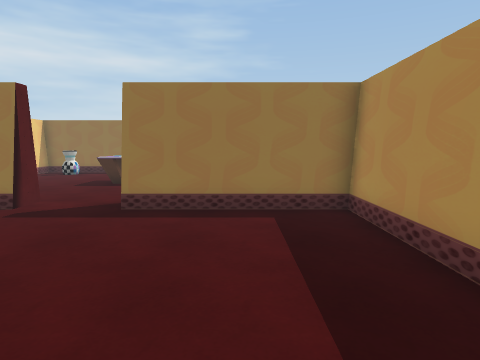
view 1 (above)

22 first-person views from a walk through a 3-D level made in the Unity game engine. The camera is 1.5 m above the floor, tilts 6° down and sees 75° across. Doors are open. The floor is counted in squares, 1 m on a side. Each view is taken from the middle of a square. On the plan, view 1 faces up. The plan holds only what a view shows up to about 15 squares ahead; the rest is blank. Some animated figures are left out. Some surface patterns are stand-ins.

view 2
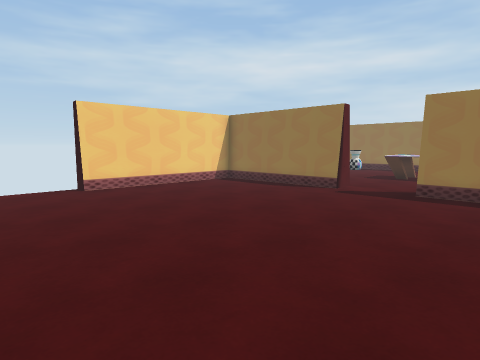

view 3
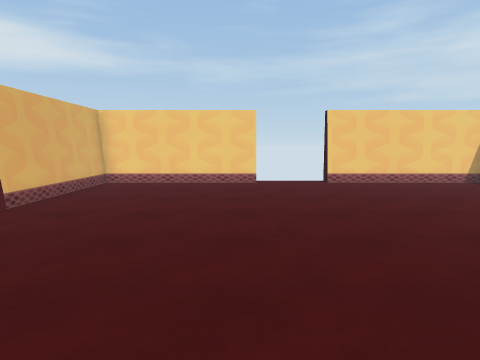

view 4
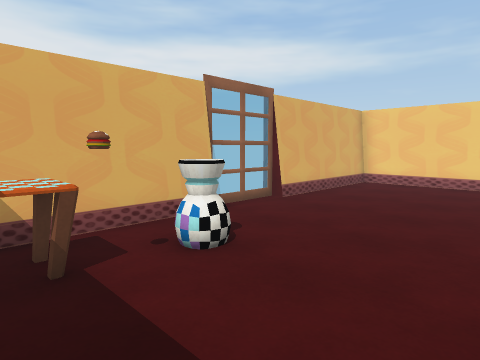

view 5
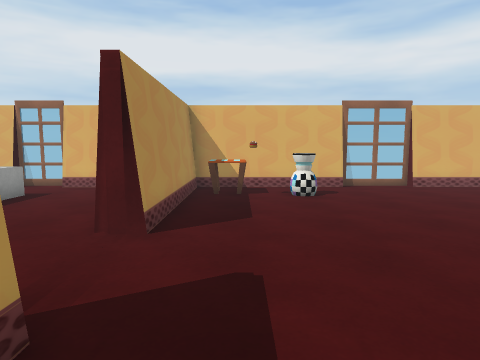

view 6
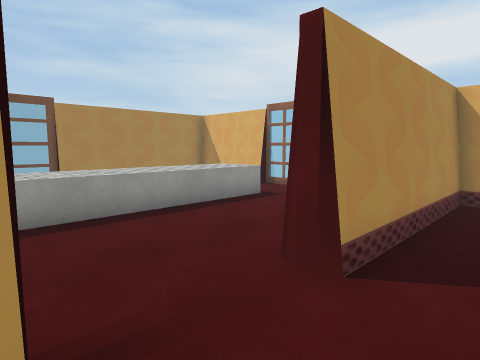

view 7
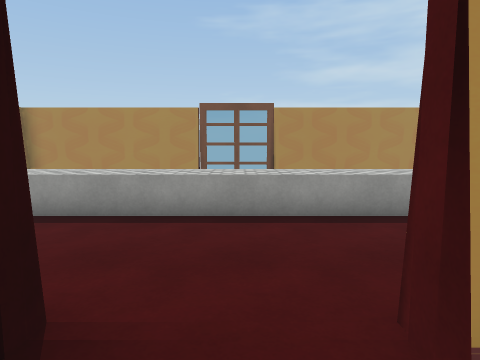

view 8
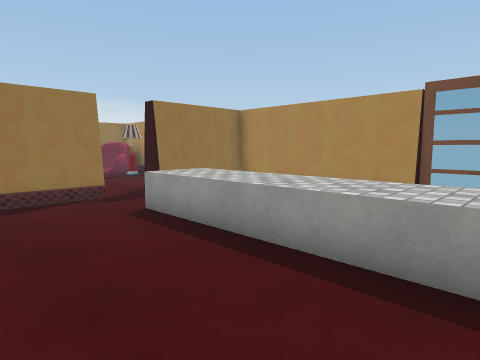

view 9
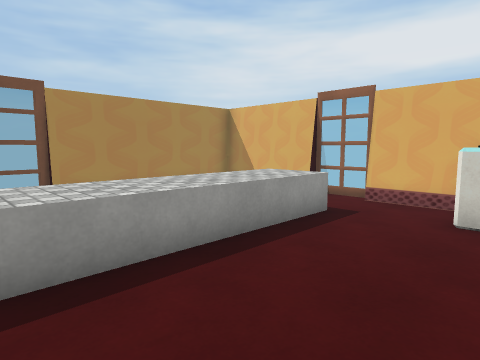

view 10
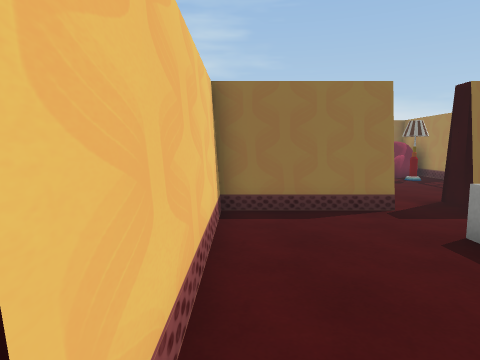

view 11
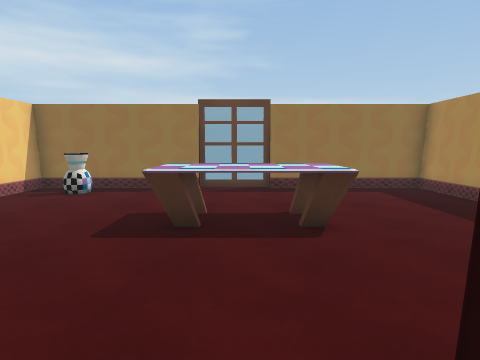

view 12
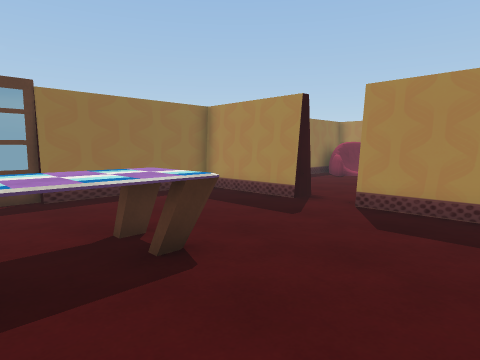

view 13
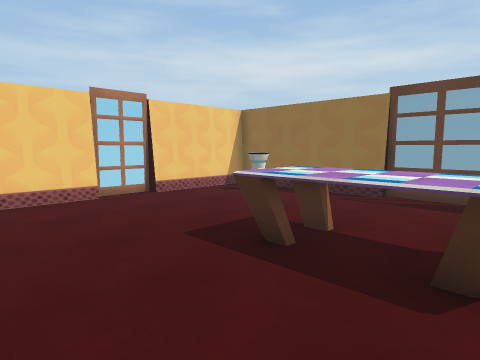

view 14
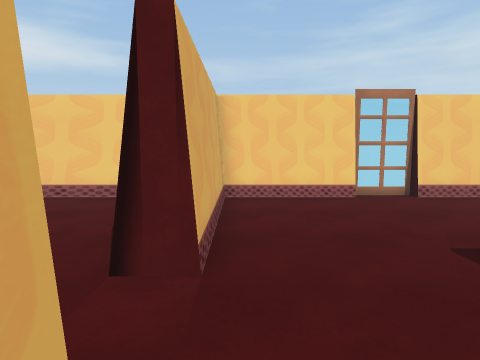

view 15
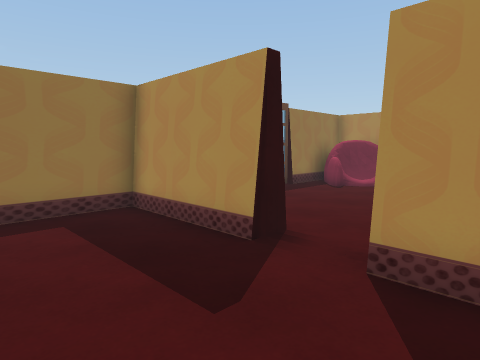

view 16
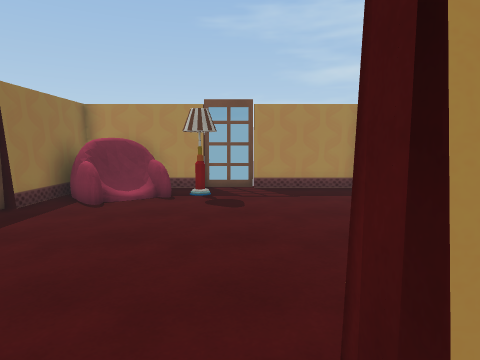

view 17
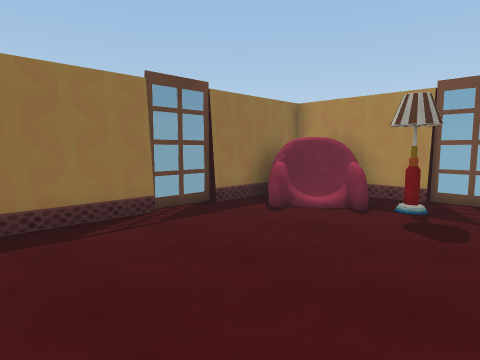

view 18
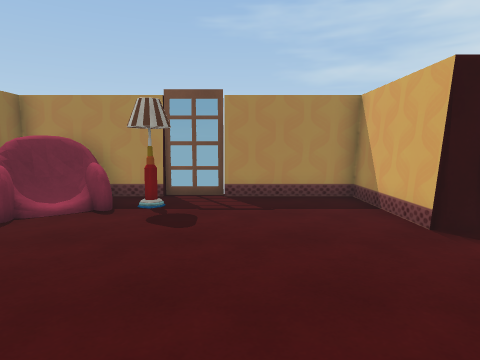

view 19
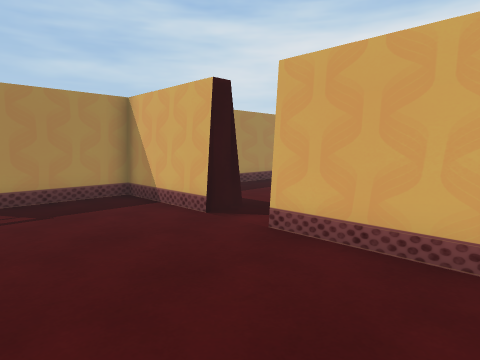

view 20
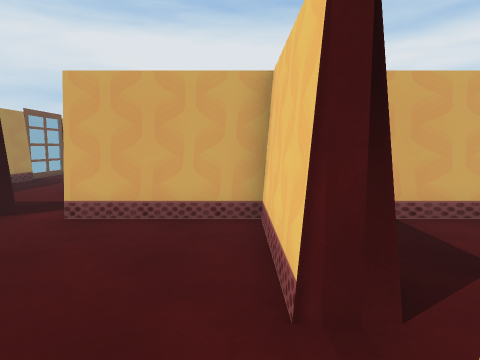

view 21
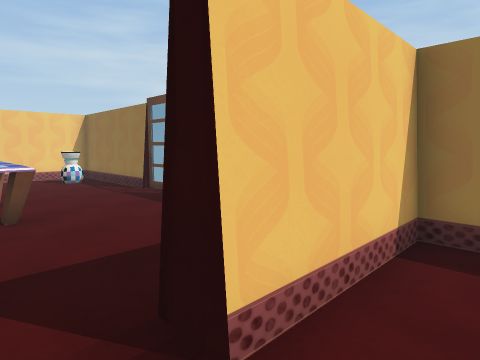

view 22
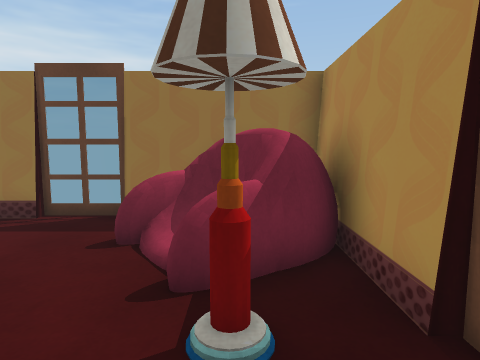

### Floor plan
Key: @ floor where view 1 was taken; # wall or solid block; . floor; / step, stairs or slope; D open door; ^ raised ledge; T table; A vase; S stove; R armchair.
Columns run from 12 left of view 1 to 14 right of it. Each row starts with its distance up from view 1.
 19  ##########################
 18  # ............#.......RR #
 17  #AA...........#......RRRR#
 16 ##.............#......./RR#
 15 ##.............#......./R.#
 14 #.....TTTTT....D..........#
 13 #.....TTTTT....D..........#
 12 ##.............#..........#
 11 ##.............#..........#
 10  #.............#..........#
  9  #.............#..........#
  8  ######DDD##########DD#####
  7  #.............#.......   #
  6  #.............#........  #
  5  #.............#....^^... #
  4  #.............#....^^....#
  3  #.............#....^^....#
  2 ##.............#....^^....#
  1 D#.............#....^^. ..#
  0 D...........@..D....^^.  .#
 -1 D..............D....^^.   #
 -2 D..............D....^^.   #
 -3 ##.............#....^^.   #
 -4 ##.............#....^^    #
 -5  #.............# ...^^    #
 -6  #.............# ...^^    #
 -7  #.........A.TT#SS...^    #
 -8  #...........TT#SS....    #
 -9  ##########################

Positions as (right, up) in squares from view 1, and headings:
1: (0, 0), facing up
2: (0, -3), facing up-left
3: (2, -3), facing left
4: (2, -3), facing down-left
5: (1, 3), facing down
6: (1, 1), facing down-right
7: (1, -1), facing right
8: (4, -2), facing up-right
9: (4, 0), facing down-right
10: (4, 0), facing up
11: (-4, 7), facing up
12: (-5, 9), facing up-right
13: (-2, 9), facing up-left
14: (-2, 9), facing left
15: (-1, 11), facing up-right
16: (2, 13), facing right
17: (4, 12), facing up-right
18: (4, 12), facing right
19: (4, 13), facing down-right
20: (4, 15), facing down
21: (5, 13), facing up-left
22: (12, 12), facing up
